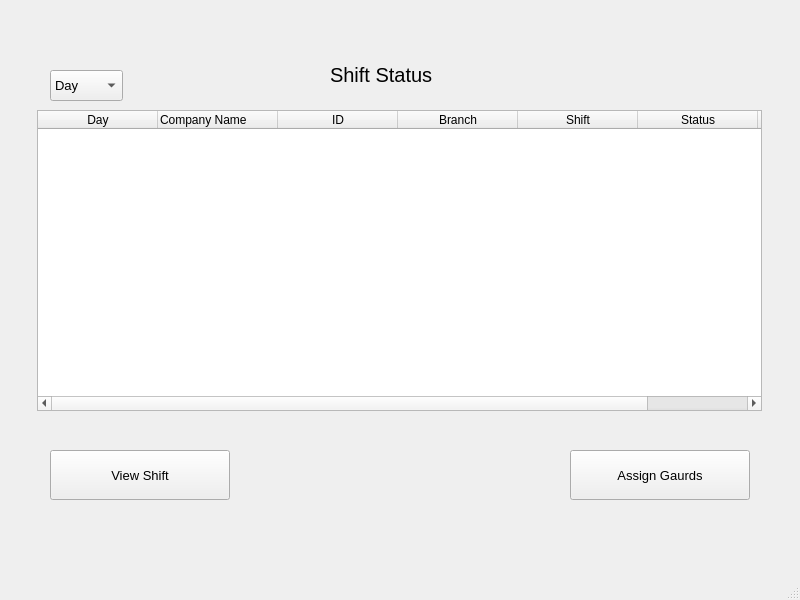
<?xml version="1.0" encoding="UTF-8"?>
<ui version="4.0">
 <class>MainWindow</class>
 <widget class="QMainWindow" name="MainWindow">
  <property name="geometry">
   <rect>
    <x>0</x>
    <y>0</y>
    <width>800</width>
    <height>600</height>
   </rect>
  </property>
  <property name="windowTitle">
   <string>MainWindow</string>
  </property>
  <widget class="QWidget" name="centralwidget">
   <widget class="QLabel" name="label">
    <property name="geometry">
     <rect>
      <x>330</x>
      <y>40</y>
      <width>140</width>
      <height>70</height>
     </rect>
    </property>
    <property name="font">
     <font>
      <pointsize>15</pointsize>
     </font>
    </property>
    <property name="text">
     <string>Shift Status</string>
    </property>
   </widget>
   <widget class="QTableWidget" name="tableWidget">
    <property name="geometry">
     <rect>
      <x>37</x>
      <y>110</y>
      <width>725</width>
      <height>301</height>
     </rect>
    </property>
    <attribute name="horizontalHeaderDefaultSectionSize">
     <number>120</number>
    </attribute>
    <attribute name="horizontalHeaderHighlightSections">
     <bool>true</bool>
    </attribute>
    <attribute name="horizontalHeaderMinimumSectionSize">
     <number>20</number>
    </attribute>
    <column>
     <property name="text">
      <string>Day</string>
     </property>
     <property name="whatsThis">
      <string/>
     </property>
    </column>
    <column>
     <property name="text">
      <string>Company Name</string>
     </property>
     <property name="textAlignment">
      <set>AlignLeading|AlignVCenter</set>
     </property>
    </column>
    <column>
     <property name="text">
      <string>ID</string>
     </property>
    </column>
    <column>
     <property name="text">
      <string>Branch</string>
     </property>
    </column>
    <column>
     <property name="text">
      <string>Shift</string>
     </property>
    </column>
    <column>
     <property name="text">
      <string>Status</string>
     </property>
    </column>
    <column>
     <property name="text">
      <string>Gaurds needed</string>
     </property>
    </column>
   </widget>
   <widget class="QPushButton" name="pushButton_3">
    <property name="geometry">
     <rect>
      <x>570</x>
      <y>450</y>
      <width>180</width>
      <height>50</height>
     </rect>
    </property>
    <property name="font">
     <font>
      <pointsize>10</pointsize>
     </font>
    </property>
    <property name="text">
     <string>Assign Gaurds</string>
    </property>
   </widget>
   <widget class="QPushButton" name="pushButton_4">
    <property name="geometry">
     <rect>
      <x>50</x>
      <y>450</y>
      <width>180</width>
      <height>50</height>
     </rect>
    </property>
    <property name="font">
     <font>
      <pointsize>10</pointsize>
     </font>
    </property>
    <property name="text">
     <string>View Shift</string>
    </property>
   </widget>
   <widget class="QComboBox" name="comboBox">
    <property name="geometry">
     <rect>
      <x>50</x>
      <y>70</y>
      <width>73</width>
      <height>31</height>
     </rect>
    </property>
    <property name="font">
     <font>
      <pointsize>10</pointsize>
     </font>
    </property>
    <item>
     <property name="text">
      <string>Day</string>
     </property>
    </item>
   </widget>
  </widget>
  <widget class="QMenuBar" name="menubar">
   <property name="geometry">
    <rect>
     <x>0</x>
     <y>0</y>
     <width>800</width>
     <height>26</height>
    </rect>
   </property>
  </widget>
  <widget class="QStatusBar" name="statusbar"/>
 </widget>
 <resources/>
 <connections/>
</ui>
